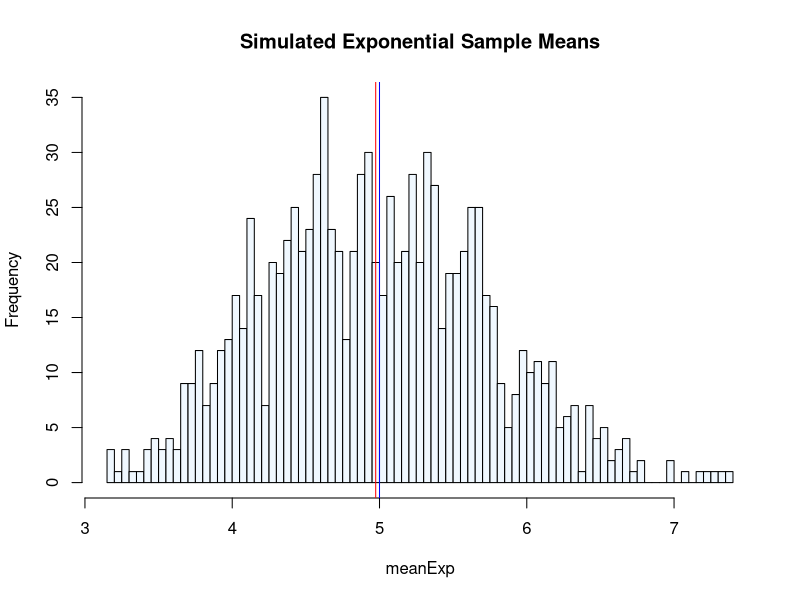
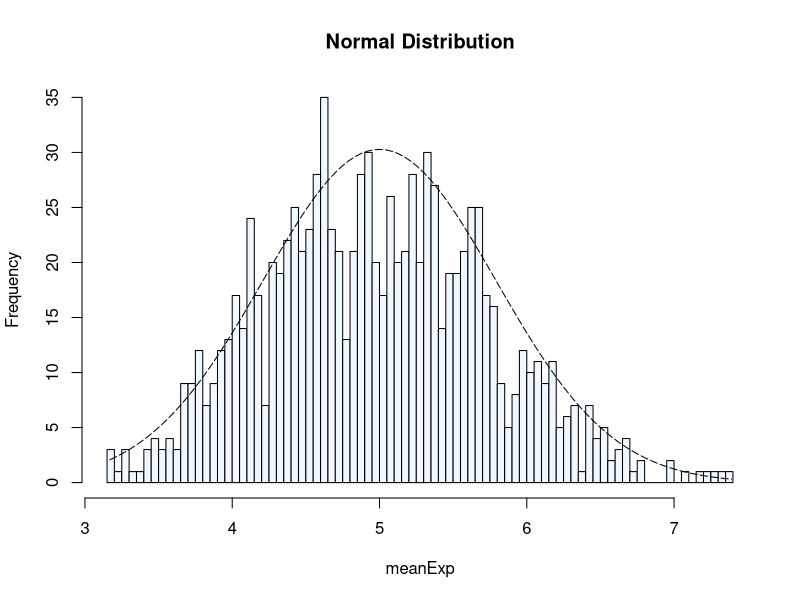

Generate these figures, in order, with R:
## ---- chunk 1
knitr::opts_chunk$set(echo = TRUE)
## ---- chunk 2
set.seed(1234)

lambda <- 0.2
n <- 40
sim <- 1000
## ---- chunk 3
simExp <- replicate(sim, rexp(n, lambda))
meanExp <- apply(simExp, 2, mean)
## ---- chunk 4
sampMean <- mean(meanExp)
sampMean
theoMean <- 1/lambda
theoMean
## ---- chunk 5
hist(meanExp, main = "Simulated Exponential Sample Means", col = "aliceblue", breaks = 100)
abline(v = sampMean, col = "red")
abline(v = theoMean, col = "blue")
## ---- chunk 6
sampSd <- sd(meanExp)
sampVar <- sampSd^2
sampVar

theoSd <- (1/lambda)/sqrt(n)
theoVar <- theoSd^2
theoVar
## ---- chunk 7
hist(meanExp, main = "Normal Distribution", col = "aliceblue", breaks = 100)
xfit <- seq(min(meanExp), max(meanExp), length = 100)
yfit <- dnorm(xfit, mean = 1/lambda, sd = (1/lambda)/sqrt(n))
lines(xfit, yfit*60, lty = 5)
